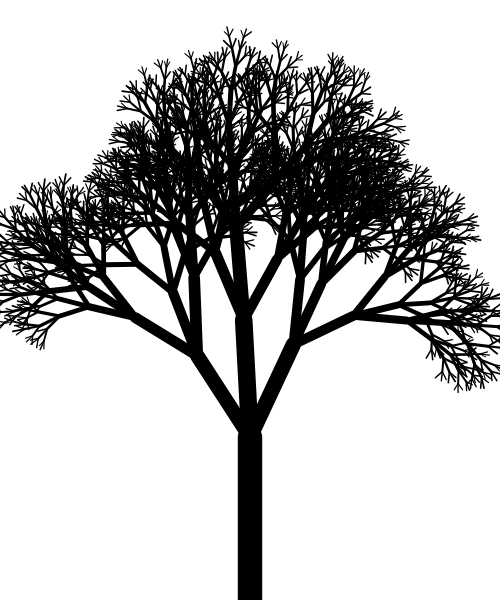
Frame 1 (no input)
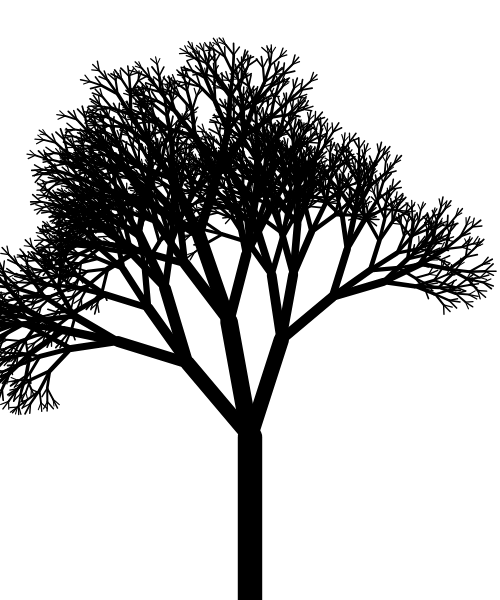
Frame 60 (no input)
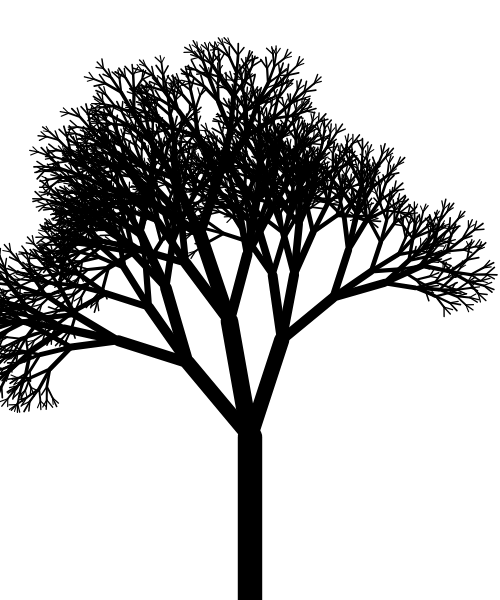
Frame 120 (the mouse pressed at the canvas centre since frame 60)

The p5.js sketch that drew these frames (run headless with seeded random() and noise() and a simulated clock; from frame 60 on, the mouse is pressed at the canvas centre):

// p5.js sketch
// ── sketch.js
//branch//
//in draw() loop 
//add natural feeling
//NOISE value on the rotation and length
//add noise as random, for natural movements.

var c = 0;
var angle;
var len;
function setup() {
  createCanvas(500, 600);
  background(255);
  len = random(120,180);
  angle = PI/6;
}

function draw() {
  background(255);
  
  wind = map(noise(frameCount * 0.01), 0, 1, -0.2, 0.2);
  //angle = map(mouseX, 0 , width, PI/2,0);
  //len = map(mouseY, 0, height, 150, 300);
  translate(width/2, height);
  branch(len,100);
}

function branch(len,diff) { //diff is used to add noise on noise. to make it move for noiseAngleR and noiseAngleL
  var sw = map(len, 200, 0, 30, 0); //strokeWeight
  strokeWeight(sw);
  line(0, 0, 0, -len);

  translate(0, -len);
  if (len > 12) {
    //noiseAngle
    var noiseAngleR = map(noise(diff), 0,1,-0.3,0.3);
    var noiseAngleM = map(noise(diff+100), 0,1,-0.3,0.3);
    var noiseAngleL = map(noise(diff + 200), 0,1,-0.3,0.3);
    
    var noiseLenR = map(noise(diff + 500), 0,1,0.7,1.3);
    var noiseLenM = map(noise(diff + 600), 0,1,0.9,1.3);
    var noiseLenL = map(noise(diff + 700), 0,1,0.7,1.3);
    //right
    push()
    rotate(angle + noiseAngleR+ wind);
    branch(len *2/3 * noiseLenR, diff + 30);
    pop();
    //left
    push();
    rotate(-angle +  noiseAngleL + wind);
    branch(len *2/3 * noiseLenL, diff + 60);
    pop();
    //you can have more than two branches!
    //center
    push();
    rotate(noiseAngleM + wind);
    branch(len *2/3 * noiseLenM, diff + 90);
    pop();
  }


  c += 1;
}
